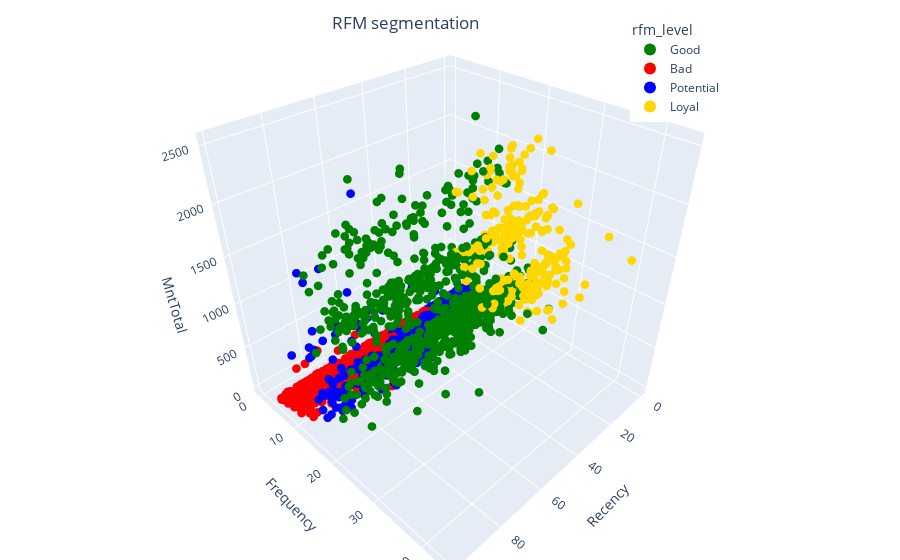

Write notebook code for a chart like this one.
### Markdown cell above
Persebaran customer setelah di-segmentasi

### Code cell
import plotly.express as px

color_map = {'Loyal' : 'gold', 'Good' : 'green', 'Potential' : 'blue', 'Bad' : 'red'}

fig = px.scatter_3d(
    df, 
    x='Recency', 
    y='Frequency', 
    z='MntTotal',
    color='rfm_level', 
    color_discrete_map=color_map, 
)
                          
fig.update_traces(marker_size = 3)

# tight layout
fig.update_layout(margin=dict(l=0, r=0, b=0, t=0),
                  title={
                    'text': "RFM segmentation",
                    'y':0.97,
                    'x':0.45,
                    'xanchor': 'center',
                    'yanchor': 'top'},
                   legend=dict(
                      yanchor="top",
                      y=0.97,
                      xanchor="left",
                      x=0.70,
                      itemsizing='constant',
                      itemwidth = 30))

fig.update_xaxes(tickformat=".0f")

### Figure 1 — Plotly figure (JSON) as saved in the notebook; plotly's stock layout.template omitted (floating-point values rounded to 4 significant figures; data arrays with more than 128 entries replaced by an {"elided": "..."} marker saying what was removed)
{"data": [{"hovertemplate": "rfm_level=Good<br>Recency=%{x}<br>Frequency=%{y}<br>MntTotal=%{z}<extra></extra>", "legendgroup": "Good", "marker": {"color": "green", "size": 3, "symbol": "circle"}, "mode": "markers", "name": "Good", "scene": "scene", "showlegend": true, "type": "scatter3d", "x": {"elided": "806 int values"}, "y": {"elided": "806 int values"}, "z": {"elided": "806 int values"}}, {"hovertemplate": "rfm_level=Bad<br>Recency=%{x}<br>Frequency=%{y}<br>MntTotal=%{z}<extra></extra>", "legendgroup": "Bad", "marker": {"color": "red", "size": 3, "symbol": "circle"}, "mode": "markers", "name": "Bad", "scene": "scene", "showlegend": true, "type": "scatter3d", "x": {"elided": "527 int values"}, "y": {"elided": "527 int values"}, "z": {"elided": "527 int values"}}, {"hovertemplate": "rfm_level=Potential<br>Recency=%{x}<br>Frequency=%{y}<br>MntTotal=%{z}<extra></extra>", "legendgroup": "Potential", "marker": {"color": "blue", "size": 3, "symbol": "circle"}, "mode": "markers", "name": "Potential", "scene": "scene", "showlegend": true, "type": "scatter3d", "x": {"elided": "478 int values"}, "y": {"elided": "478 int values"}, "z": {"elided": "478 int values"}}, {"hovertemplate": "rfm_level=Loyal<br>Recency=%{x}<br>Frequency=%{y}<br>MntTotal=%{z}<extra></extra>", "legendgroup": "Loyal", "marker": {"color": "gold", "size": 3, "symbol": "circle"}, "mode": "markers", "name": "Loyal", "scene": "scene", "showlegend": true, "type": "scatter3d", "x": {"elided": "244 int values"}, "y": {"elided": "244 int values"}, "z": {"elided": "244 int values"}}], "layout": {"legend": {"itemsizing": "constant", "itemwidth": 30, "title": {"text": "rfm_level"}, "tracegroupgap": 0, "x": 0.7, "xanchor": "left", "y": 0.97, "yanchor": "top"}, "margin": {"b": 0, "l": 0, "r": 0, "t": 0}, "scene": {"domain": {"x": [0, 1], "y": [0, 1]}, "xaxis": {"title": {"text": "Recency"}}, "yaxis": {"title": {"text": "Frequency"}}, "zaxis": {"title": {"text": "MntTotal"}}}, "title": {"text": "RFM segmentation", "x": 0.45, "xanchor": "center", "y": 0.97, "yanchor": "top"}, "xaxis": {"tickformat": ".0f"}}}
